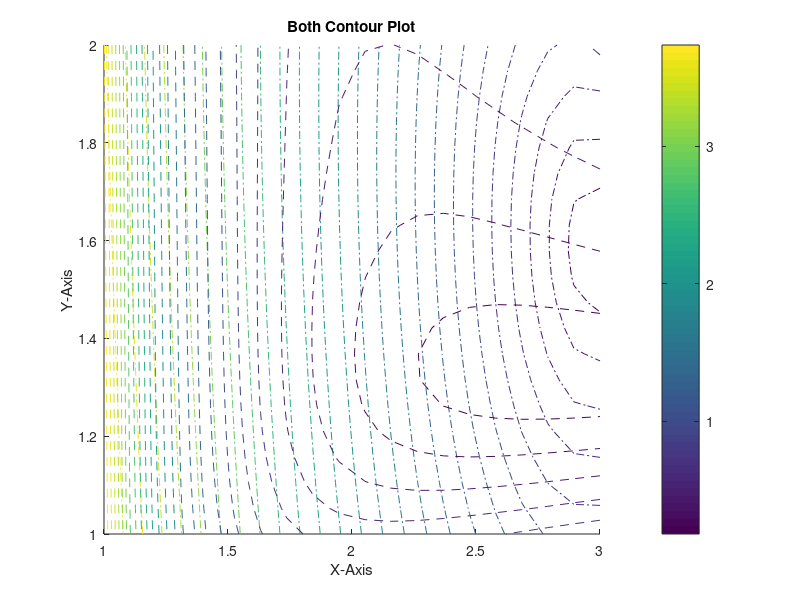

Recreate this plot in MATLAB.
%% Assignment 2
clear

%% defining Domain & Grid

points = [1,3,3,1;1 1 2 2];

x_div = 20;
y_div = 20;

x_val = linspace(1,3,x_div);
y_val = linspace(1,2,y_div);

[X,Y] = meshgrid(x_val,y_val);

%% Calculating Actual Values

ux_act = (3/8)*X - (2/3)*(X./Y.^2);
uy_act = 4./X.^3 - Y/8;

z_act = sqrt(ux_act.^2 + uy_act.^2);

%% Calculating the interpolated Values

Ae = (points(1,2) - points(1,1))*(points(2,3) - points(2,2)); 

u_inter = zeros(size(X));
for i=1:x_div
    for j = 1:y_div
    x = X(j,i);
    y = Y(j,i);
    N1 = (1/Ae) * (x - points(1,2))*(y - points(2,4));
    N2 = -(1/Ae) * (x - points(1,1))*(y - points(2,4));
    N3 = (1/Ae) * (x - points(1,1))*(y - points(2,1));
    N4 = -(1/Ae) * (x - points(1,2))*(y - points(2,1));    
    N = [N1 0 N2 0 N3 0 N4 0;0 N1 0 N2 0 N3 0 N4];
    disp_ele = [ux_act(1,1) uy_act(1,1) ux_act(1,x_div) uy_act(1,x_div) ux_act(y_div,x_div) uy_act(y_div, x_div) ux_act(y_div,1) uy_act(y_div,1)];
    fval = N*disp_ele';
    z_inter = sqrt(fval(1).^2 + fval(2).^2);
    u_inter(j,i) = z_inter;
    end
end

%% Plotting the Contours

hold on;
contour(X,Y,u_inter,25,'-.')
contour(X,Y,z_act,25,'--')
hold off

colorbar()
xlabel('X-Axis')
ylabel('Y-Axis')
title('Both Contour Plot')